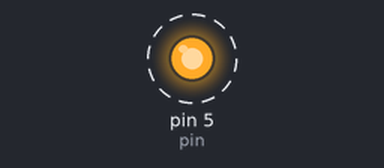
The sketch below on a simulated Arduino Uno, built with avr-gcc and run on an emulated ATmega328P. On the bench: output pins drawn as LEDs (lit = HIGH). Dashed ring = blinking.

Above: at 0.5 s.
Timing chart, 0 to 4.6 s (numbered marks = the images above):
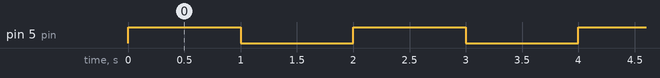

Measured:
- by itself, pin 5 (pin): alternates HIGH for 1.0 s and LOW for 1.0 s

The sketch:

main.ino
```cpp
// tested with ESP8266 Wemos D1 mini
// the Data Pin -> datasheet

#define pin 5

void setup(){
  pinMode(pin, OUTPUT);

}

void loop(){
  digitalWrite(pin, HIGH);
  delay(1000);
  digitalWrite(pin, LOW);
  delay(1000);

}
```
